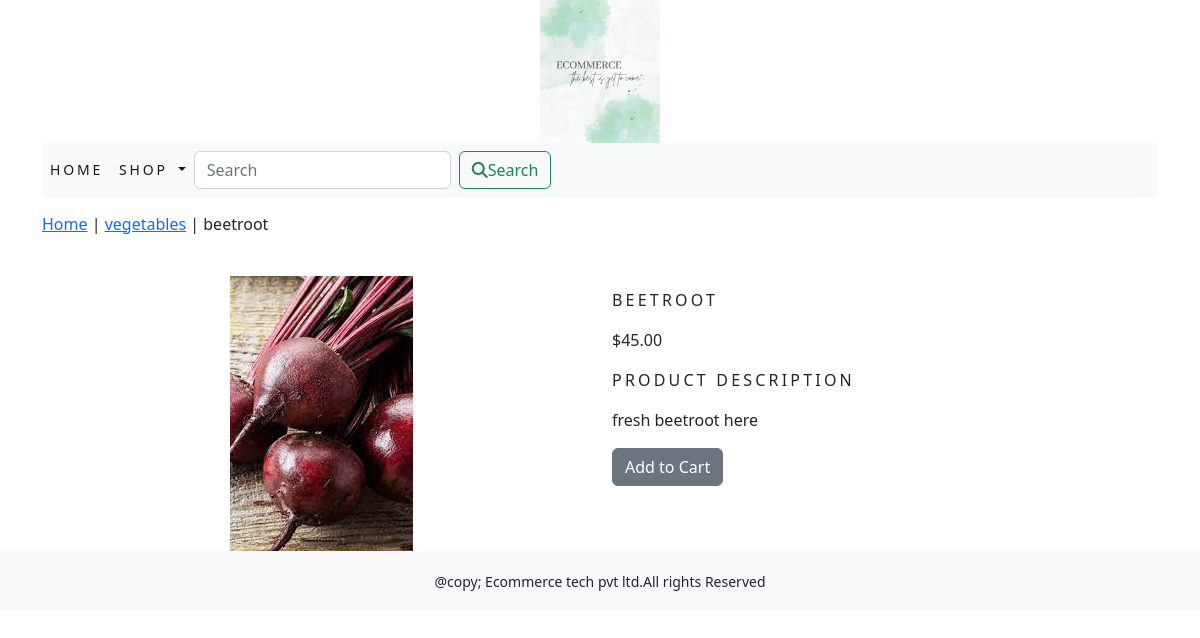
The app's page /ecommerceapp/vegetables/beetroot/ with its own data.
### ecommerceapp/models.py (models this page shows, shortened)
class Product(models.Model):
    name=models.CharField(max_length=250,unique=True)
    slug=models.SlugField(max_length=250,unique=True)
    description=models.TextField(blank=True)
    price=models.DecimalField(max_digits=10,decimal_places=2)
    category=models.ForeignKey(Category,on_delete=models.CASCADE)
    image=models.ImageField(upload_to='product',blank=True)
    stock=models.IntegerField()
    available=models.BooleanField(default=True)
    created=models.DateTimeField(auto_now_add=True)
    updated=models.DateTimeField(auto_now=True)
    class Meta:
        ordering = ('name',)
        verbose_name = 'product'
        verbose_name_plural = 'products'

class Category(models.Model):
    name=models.CharField(max_length=250,unique=True)
    slug=models.SlugField(max_length=250,unique=True)
    description=models.TextField(blank=True)
    image=models.ImageField(upload_to='category',blank=True)
    class Meta:
        ordering=('name',)
        verbose_name='category'
        verbose_name_plural='categories'
    def get_url(self):
        return reverse('ecommerceapp:products_by_category',args=[self.slug])
    def __str__(self):
        return  '{}'.format(self.name)

### ecommerceapp/views.py (the view)
# urls.py: path('<slug:c_slug>/<slug:product_slug>/', views.proDetail, name='prodcatdetail')
def proDetail(request,c_slug,product_slug):
    try:
        product=Product.objects.get(category__slug=c_slug,slug=product_slug)
    except Exception as e:
        raise e
    return render(request,'product.html',{'product':product})

### cart_app/context_processors.py (called while the page is built)
def counter(request):
    item_count=0
    if 'admin' in request.path:
        return {}
    else:
        try:
            cart=Cart.objects.filter(cart_id=_cart_id(request))
            cart_items=CartItem.objects.all().filter(cart=cart[:1])
            for cart_item in cart_items:
                item_count +=cart_item.quantity
        except Cart.DoesNotExist:
            item_count=0
    return dict(item_count=item_count)

### cart_app/views.py (called while the page is built)
def _cart_id(request):
    cart=request.session.session_key
    if not cart:
        cart=request.session.create()
    return cart

### ecommerceapp/context_processors.py (called while the page is built)
def menu_links(request):
    links=Category.objects.all()
    return dict(links=links)

### template/product.html (shortened to what this page needs)
{% extends 'base.html' %}
{% load static %}
{% block content %}
<div class="row my_prod_row_class">
    <div class="mx_auto">
        <p><a href="{% url 'ecommerceapp:allProdCat' %}">Home</a> | <a href="{{product.category.get_url}}">{{product.category}}</a> | {{product.name}} </p>
    </div>
</div>
<div class="container">
<br>
<div class="row">
    <div class="col-12 col-sm-12 col-md-12 col-lg-6 text-center">
        <div style="min-width:18rem">
            <img src="{{product.image.url}}" alt="{{product.name}}">
        </div>
    </div>
        <div class="col-12 col-sm-12 col-md-12 col-lg-6">
            <div>
            <h1 class="my_prod_title">{{product.name}}</h1>
            <p>${{product.price}}</p>
            <p class="my_title">Product Description</p>
            <p class="text-justify my_prod_text">{{product.description}}</p>
            {% if product.stock <= 0 %}
            <p class="text-justify my_prod_text"><b>Out of stock</b></p>
            {% else %}
            <a class="btn btn-secondary" href="{% url 'cart_app:add_cart' product.id %}">Add to Cart</a>
            {% endif %}
        </div>
    </div>
</div>
</div>
{% endblock %}

### static/css/custom.css (style rules this page uses)
body { font-family: 'Roboto',sans-serif; }
.my_title { font-size:16px; text-transform:uppercase; letter-spacing:.2em; }
.my_prod_row_class { padding-top:15px; padding-bottom;20px; }
.my_prod_title { font-size:16px; text-transform:uppercase; letter-spacing:.2em; padding-top:15px; padding-bottom:10px; }
.my_prod_text { padding-right:20px; }

### records on screen
Product: category "vegetables", name "beetroot", image (picture), name "BEETROOT", price "45.00", description "fresh beetroot here"
